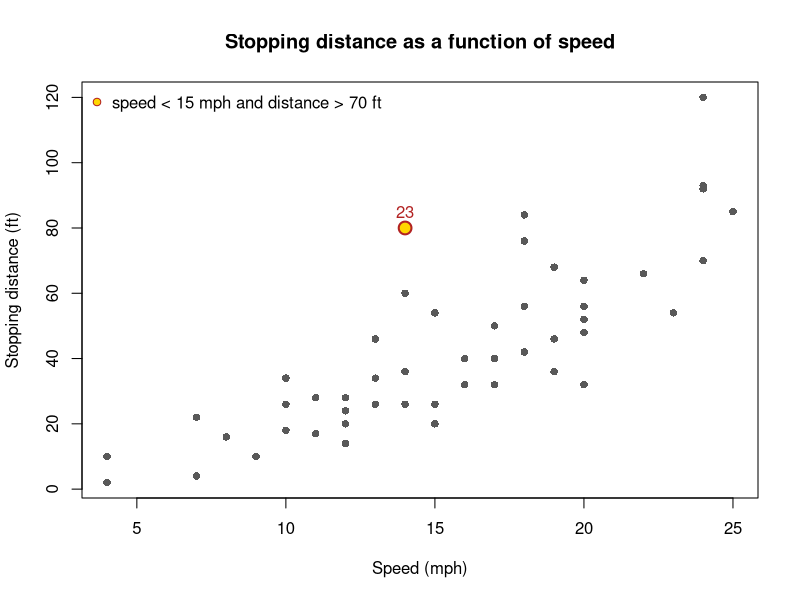
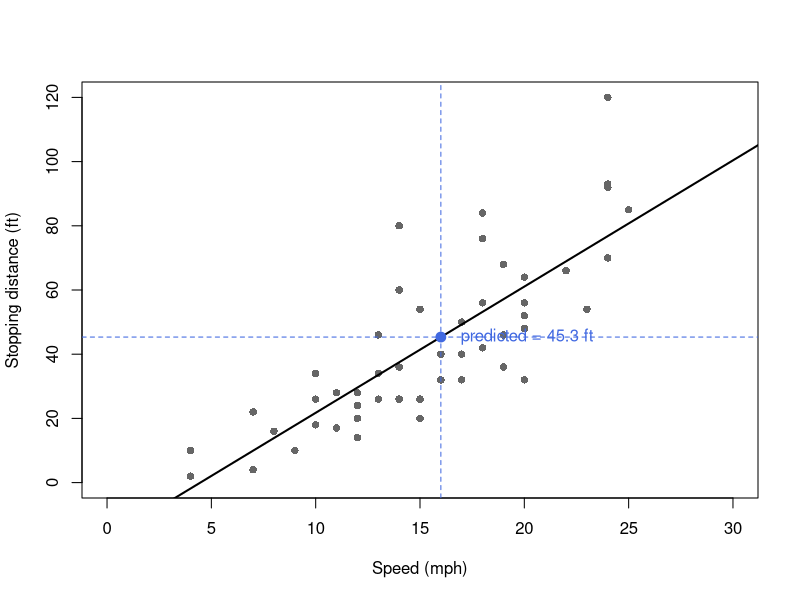
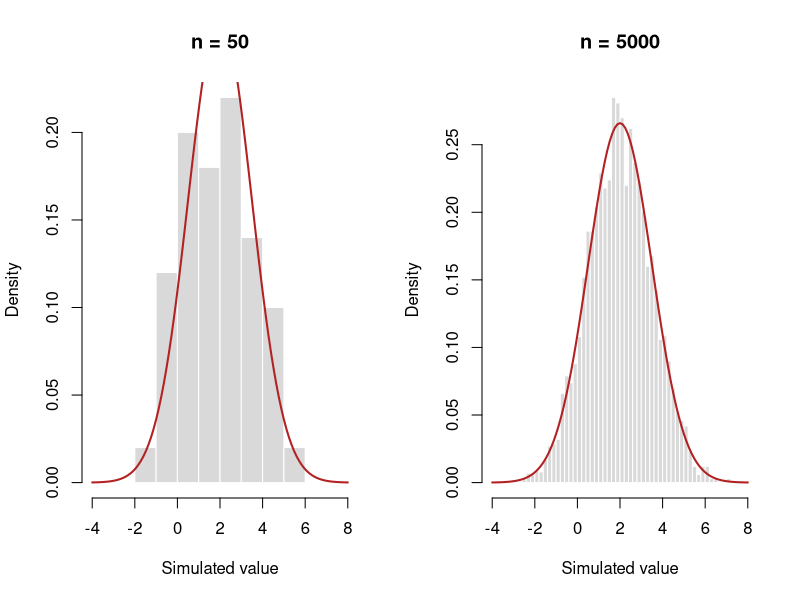
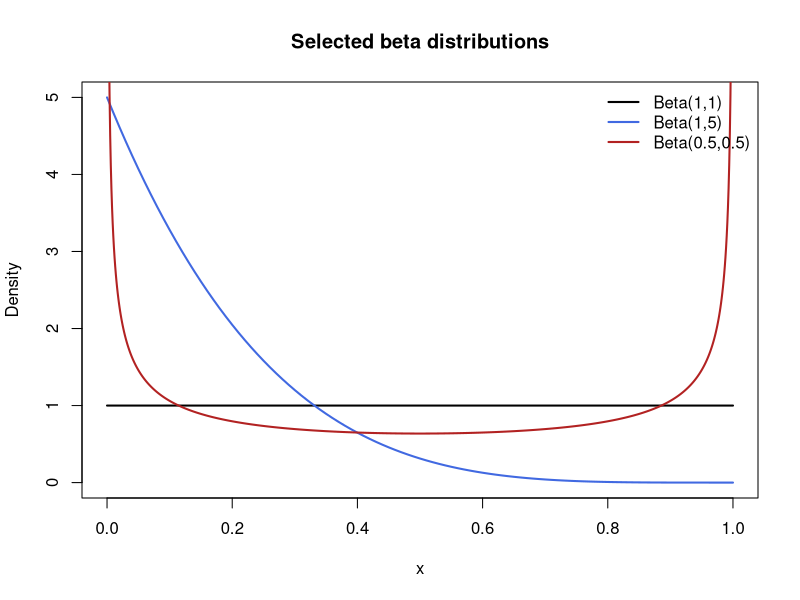
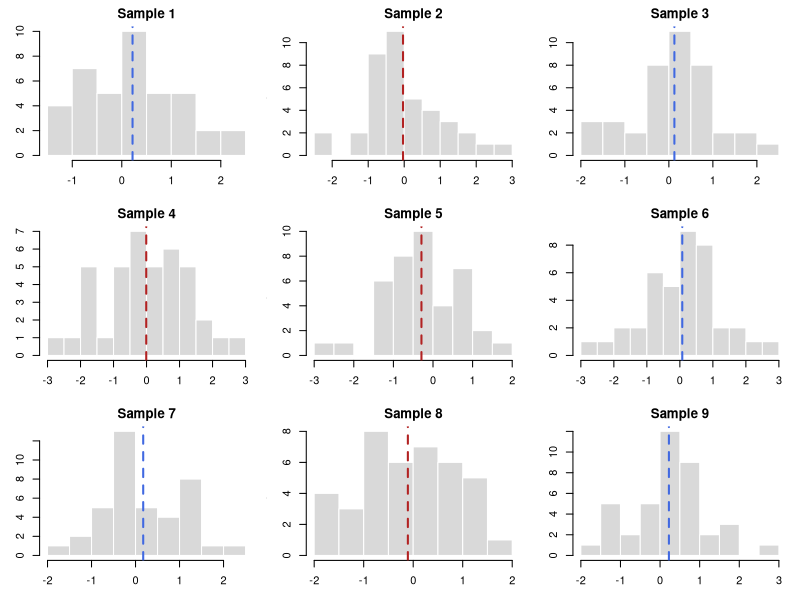
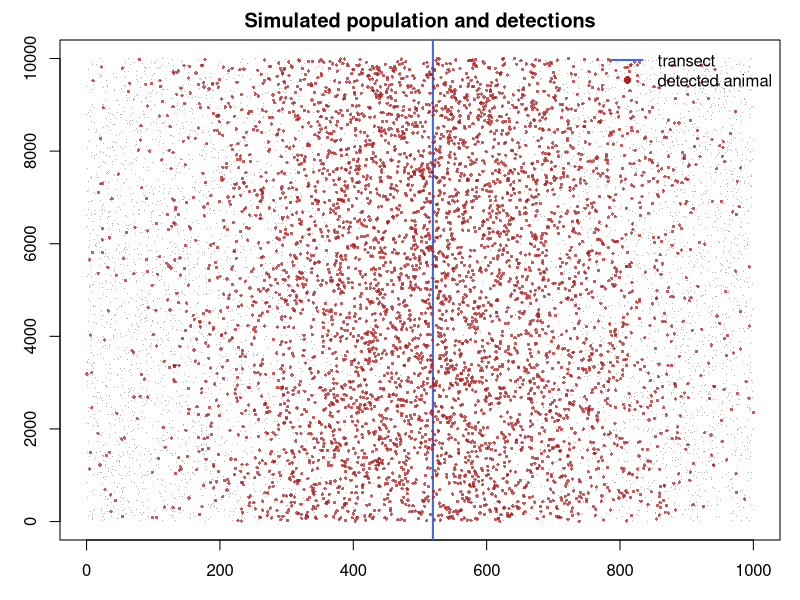
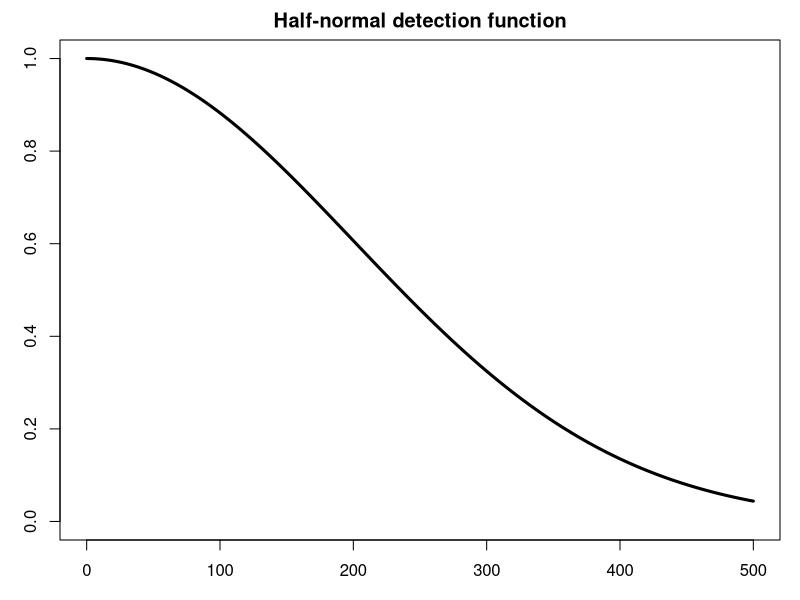
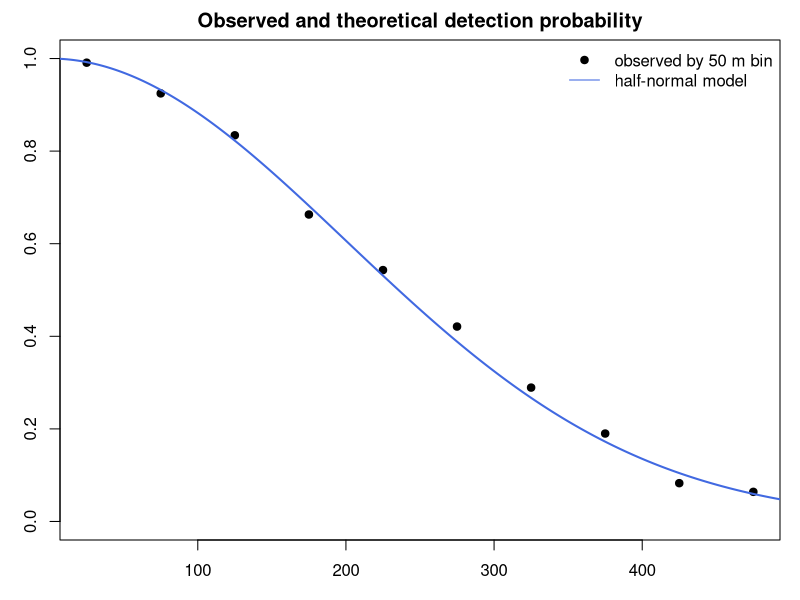

R code for these plots, in order:
## ---- chunk 1
#| label: setup
#| include: false
set.seed(2026)
old_options <- options(width = 90, digits = 4)
## ---- chunk 2
# Create three numeric objects
length_m <- 12
width_m  <- 5
height_m <- 2

# Use them in calculations
area_m2   <- length_m * width_m
volume_m3 <- length_m * width_m * height_m
c(area_m2 = area_m2, volume_m3 = volume_m3)

# Remove the temporary objects created in this section
rm(length_m, width_m, height_m, area_m2, volume_m3)
## ---- chunk 3
obj1 <- factor(c("a", "a", "b", "a", "e", "f", "d"))
as.integer(c(3, -0.3, 0.4, 0.6, 0.9, 13.2, 12))
as.numeric(c(TRUE, FALSE, TRUE))
as.numeric(obj1)
## ---- chunk 4
x <- c(1, 2, 3, 4, 5)
y <- c(2, 1, 4, 3, 7)

c(sum = sum(x), square_root_9 = sqrt(9), natural_log_e = log(exp(1)))
c(log_base_10_1000 = log(1000, base = 10), exp_2 = exp(2))
c(combinations_5_choose_2 = choose(5, 2), factorial_5 = factorial(5))
c(floor = floor(2.8), ceiling = ceiling(2.2), rounded = round(pi, 3))
c(absolute = abs(-7), cos_0 = cos(0), sin_pi_over_2 = sin(pi / 2))
c(tan_pi_over_4 = tan(pi / 4), acos_1 = acos(1), acosh_1 = acosh(1))
c(max = max(x), min = min(x), mean = mean(x), median = median(x))
range(x)
var(x)
cor(x, y)
quantile(x)
## ---- chunk 5
newfile <- read.csv("dados1.csv")
head(newfile)
str(newfile)
summary(newfile)
## ---- chunk 6
data(cars)
special <- cars$speed < 15 & cars$dist > 70

plot(dist ~ speed, data = cars,
     xlab = "Speed (mph)", ylab = "Stopping distance (ft)",
     pch = 16, col = "grey35",
     main = "Stopping distance as a function of speed")
points(cars$speed[special], cars$dist[special],
       pch = 21, cex = 1.7, lwd = 2, col = "firebrick", bg = "gold")
text(cars$speed[special], cars$dist[special],
     labels = which(special), pos = 3, col = "firebrick")
legend("topleft", legend = "speed < 15 mph and distance > 70 ft",
       pch = 21, pt.bg = "gold", col = "firebrick", bty = "n")
## ---- chunk 7
mylm1 <- lm(dist ~ speed, data = cars)
pred16 <- unname(predict(mylm1, newdata = data.frame(speed = 16)))

plot(dist ~ speed, data = cars,
     xlab = "Speed (mph)", ylab = "Stopping distance (ft)",
     xlim = c(0, 30), ylim = c(0, 120), pch = 16, col = "grey40")
abline(mylm1, lwd = 2)
abline(v = 16, lty = 2, col = "royalblue")
abline(h = pred16, lty = 2, col = "royalblue")
points(16, pred16, pch = 19, col = "royalblue", cex = 1.3)
text(16, pred16, labels = paste0("  predicted = ", round(pred16, 1), " ft"),
     pos = 4, col = "royalblue")

pred16
## ---- chunk 8
set.seed(606)
mu <- 2
sigma <- 1.5
x50 <- rnorm(50, mean = mu, sd = sigma)
x5000 <- rnorm(5000, mean = mu, sd = sigma)

par(mfrow = c(1, 2))
hist(x50, probability = TRUE, breaks = "FD", col = "grey85", border = "white",
     xlim = c(-4, 8), main = "n = 50", xlab = "Simulated value")
curve(dnorm(x, mean = mu, sd = sigma), add = TRUE,
      col = "firebrick", lwd = 2)
hist(x5000, probability = TRUE, breaks = "FD", col = "grey85", border = "white",
     xlim = c(-4, 8), main = "n = 5000", xlab = "Simulated value")
curve(dnorm(x, mean = mu, sd = sigma), add = TRUE,
      col = "firebrick", lwd = 2)
par(mfrow = c(1, 1))
## ---- chunk 9
curve(dbeta(x, 1, 1), from = 0, to = 1, ylim = c(0, 5), lwd = 2,
      xlab = "x", ylab = "Density", main = "Selected beta distributions")
curve(dbeta(x, 1, 5), add = TRUE, col = "royalblue", lwd = 2)
curve(dbeta(x, 0.5, 0.5), add = TRUE, col = "firebrick", lwd = 2,
      n = 1001)
legend("topright", c("Beta(1,1)", "Beta(1,5)", "Beta(0.5,0.5)"),
       col = c("black", "royalblue", "firebrick"), lwd = 2, bty = "n")
## ---- chunk 10
set.seed(707)
par(mfrow = c(3, 3), mar = c(3, 3, 2, 1))
sample_means <- numeric(9)

for (i in seq_len(9)) {
  z <- rnorm(40)
  sample_means[i] <- mean(z)
  line_colour <- if (sample_means[i] >= 0) "royalblue" else "firebrick"

  hist(z, breaks = 10, col = "grey85", border = "white",
       main = paste("Sample", i), xlab = "Value")
  abline(v = sample_means[i], lty = 2, lwd = 2, col = line_colour)
}
par(mfrow = c(1, 1))

round(sample_means, 3)
## ---- chunk 11
mystats <- function(x) {
  if (!is.numeric(x)) stop("x must be numeric")
  if (length(x) == 0L) stop("x must contain at least one value")

  x_complete <- x[!is.na(x)]
  non_negative <- x_complete[x_complete >= 0]

  c(
    mean = mean(x_complete),
    variance = var(x_complete),
    maximum = max(x_complete),
    minimum = min(x_complete),
    mean_without_negative = if (length(non_negative)) mean(non_negative) else NA_real_
  )
}

mystats(c(-4, -1, 0, 3, 7, NA))
## ---- chunk 12
standardize <- function(x) {
  if (!is.numeric(x)) stop("x must be numeric")
  s <- sd(x, na.rm = TRUE)
  if (is.na(s) || s == 0) stop("x must have a positive standard deviation")
  (x - mean(x, na.rm = TRUE)) / s
}

round(standardize(c(10, 12, 15, 20)), 3)
## ---- chunk 13
N <- 10000
study_length <- 10000 # metres
study_width  <- 1000  # metres
w <- 500              # truncation distance (metres)
sigma_det <- 200       # half-normal scale (metres)

half_normal <- function(distance, sigma = 200) {
  exp(-(distance^2) / (2 * sigma^2))
}

wrapped_distance <- function(x, transect_x, width) {
  direct <- abs(x - transect_x)
  pmin(direct, width - direct)
}
## ---- chunk 14
set.seed(808)
animals <- data.frame(
  x = runif(N, 0, study_width),
  y = runif(N, 0, study_length)
)
transect_x <- runif(1, 0, study_width)
animals$distance <- wrapped_distance(animals$x, transect_x, study_width)
animals$available <- animals$distance <= w
animals$p_detect <- half_normal(animals$distance, sigma_det)
animals$detected <- animals$available & runif(N) < animals$p_detect

c(available = sum(animals$available), detected = sum(animals$detected))
## ---- chunk 15
plot(animals$x, animals$y, pch = ".", col = "grey70",
     xlab = "Position across study area (m)", ylab = "Position along study area (m)",
     main = "Simulated population and detections")
abline(v = transect_x, col = "royalblue", lwd = 2)
points(animals$x[animals$detected], animals$y[animals$detected],
       pch = 16, cex = 0.45, col = adjustcolor("firebrick", 0.7))
legend("topright", c("transect", "detected animal"),
       col = c("royalblue", "firebrick"), lwd = c(2, NA),
       pch = c(NA, 16), bty = "n")
## ---- chunk 16
distance_grid <- seq(0, w, length.out = 501)
plot(distance_grid, half_normal(distance_grid, sigma_det), type = "l", lwd = 3,
     xlab = "Perpendicular distance (m)", ylab = "Detection probability",
     ylim = c(0, 1), main = "Half-normal detection function")
## ---- chunk 17
breaks <- seq(0, w, by = 50)
distance_bin <- cut(animals$distance, breaks = breaks, include.lowest = TRUE)
empirical_p <- tapply(animals$detected, distance_bin, mean)
bin_midpoints <- head(breaks, -1) + diff(breaks) / 2

plot(bin_midpoints, empirical_p, pch = 19, ylim = c(0, 1),
     xlab = "Perpendicular distance (m)", ylab = "Proportion detected",
     main = "Observed and theoretical detection probability")
lines(distance_grid, half_normal(distance_grid, sigma_det),
      lwd = 2, col = "royalblue")
legend("topright", c("observed by 50 m bin", "half-normal model"),
       pch = c(19, NA), lty = c(NA, 1), col = c("black", "royalblue"), bty = "n")
## ---- chunk 18
true_p <- integrate(half_normal, lower = 0, upper = w,
                    sigma = sigma_det)$value / w
observed_p <- mean(animals$detected[animals$available])
c(theoretical = true_p, observed_this_survey = observed_p)
## ---- chunk 19
simulate_survey <- function(N = 10000, length = 10000, width = 1000,
                            w = 500, sigma = 200) {
  x <- runif(N, 0, width)
  y <- runif(N, 0, length) # simulated because it is part of the spatial population
  transect_x <- runif(1, 0, width)
  distance <- wrapped_distance(x, transect_x, width)
  available <- distance <= w
  detected <- available & runif(N) < half_normal(distance, sigma)

  c(available = sum(available), detected = sum(detected))
}

set.seed(809)
survey_results <- replicate(
  500,
  simulate_survey(N, study_length, study_width, w, sigma_det)
)
number_detected <- survey_results["detected", ]
summary(number_detected)
sd(number_detected)
## ---- chunk 20
hist(number_detected, breaks = "FD", col = "skyblue3", border = "white",
     xlab = "Number of detected animals", main = "Results from 500 complete surveys")
abline(v = mean(number_detected), col = "firebrick", lwd = 2, lty = 2)
abline(v = N * true_p, col = "black", lwd = 2, lty = 3)
legend("topright", c("simulated mean", "theoretical expectation"),
       col = c("firebrick", "black"), lty = c(2, 3), lwd = 2, bty = "n")
## ---- chunk 21
set.seed(189)
species <- c("wolf", "bear", "deer", "racoon", "weasel", "bobcat",
             "badger", "squirel", "sheep")
abundances <- c(50, 20, 300, 500, 500, 50, 400, 1000, 200)
appearences <- rep(species, times = abundances)
appearences <- sample(appearences, replace = FALSE)

count_transition <- function(sequence, from, to) {
  sum(head(sequence, -1) == from & tail(sequence, -1) == to)
}

observed_stat <- count_transition(appearences, "weasel", "squirel")
observed_stat
## ---- chunk 22
set.seed(190)
B <- 9999
null_stats <- replicate(
  B,
  count_transition(sample(appearences, replace = FALSE), "weasel", "squirel")
)

# One-sided test: unusually many weasel -> squirrel transitions
p_value <- (1 + sum(null_stats >= observed_stat)) / (B + 1)
c(observed = observed_stat,
  null_mean = mean(null_stats),
  p_value = p_value)
## ---- chunk 23
hist(null_stats, breaks = seq(min(null_stats) - 0.5, max(null_stats) + 0.5, by = 1),
     col = "grey80", border = "white",
     xlab = "Weasel followed by squirrel transitions",
     main = "Permutation distribution under the null hypothesis")
abline(v = observed_stat, col = "firebrick", lwd = 3)
legend("topright", paste("observed =", observed_stat),
       col = "firebrick", lwd = 3, bty = "n")
## ---- chunk 24
#| label: restore-options
#| include: false
options(old_options)
